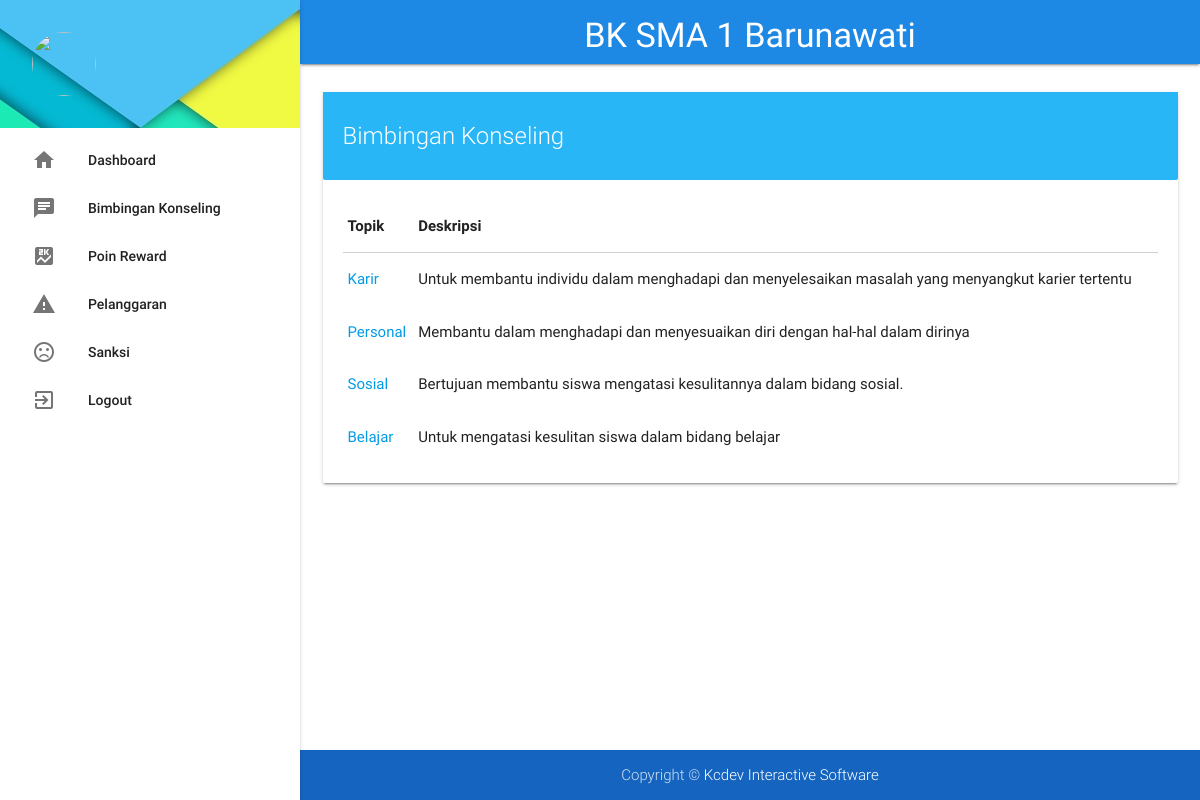
/index.php/news, run on the app's committed database.
### tables this page shows
CREATE TABLE IF NOT EXISTS `detail_bimbingan` (
  `id_det_bimbingan` int(11) NOT NULL AUTO_INCREMENT,
  `topik` varchar(50) NOT NULL,
  `deskripsi` text NOT NULL,
  PRIMARY KEY (`id_det_bimbingan`)
);

### application/controllers/News.php (called while the page is built, shortened)
 <?php
class News extends MY_Controller
{
    function __construct()
    {
        $this->load->model('news_model');
        $this->load->model('comment_model');
    }
    function index()
    {
        $data['pageTitle'] = 'Bimbingan Konseling';
        $data['news'] = $this->news_model->get_all();
        $data['pageContent'] = $this->load->view('content/news_list', $data, TRUE);
        $this->load->view('template/layout', $data);
    }
}

### index.php (called while the page is built, shortened)
<?php
require_once BASEPATH.'core/CodeIgniter.php';

### application/models/News_model.php (called while the page is built, shortened)
<?php
class News_model extends CI_Model
{
    function get_all()
    {
        $query = $this->db->get('detail_bimbingan');
        return $query->result_array();
    }
}

### application/views/content/news_list.php (the view)
<div class="row">
    <div class="col s12">
      <div class="card">
        <div class="card-content light-blue lighten-1 white-text">
          <span class="card-title">Bimbingan Konseling</span>
        </div>
        <div class="card-content">
<div class="table-responsive">
<table class="table">
    <thead>
    <tr>
        <th>Topik</th>
        <th>Deskripsi</th>
    </tr>
    </thead>
    <tbody>
    <?php foreach ($news as $n) : ?>
    <tr>
        <td><a href="<?= base_url() ?>news/lihatData/<?= $n['id_det_bimbingan']; ?>"><?= $n['topik']; ?></a></td>
        <td><?= $n['deskripsi']; ?></td>
    </tr>
    </tbody>
    <?php endforeach ?>
</table>
</div>
 </div>
        </div>
      </div>
    </div>
</div>

### assets/css/smabk.css (style rules this page uses)
body { display: flex; min-height: 100vh; flex-direction: column; }

### data on the page
detail_bimbingan: topik "Karir", deskripsi "Untuk membantu individu dalam menghadapi dan menyelesaikan masalah yang menyangkut karier tertentu"
detail_bimbingan: topik "Personal", deskripsi "Membantu dalam menghadapi dan menyesuaikan diri dengan hal-hal dalam dirinya"
detail_bimbingan: topik "Sosial", deskripsi "Bertujuan membantu siswa mengatasi kesulitannya dalam bidang sosial."
detail_bimbingan: topik "Belajar", deskripsi "Untuk mengatasi kesulitan siswa dalam bidang belajar"
